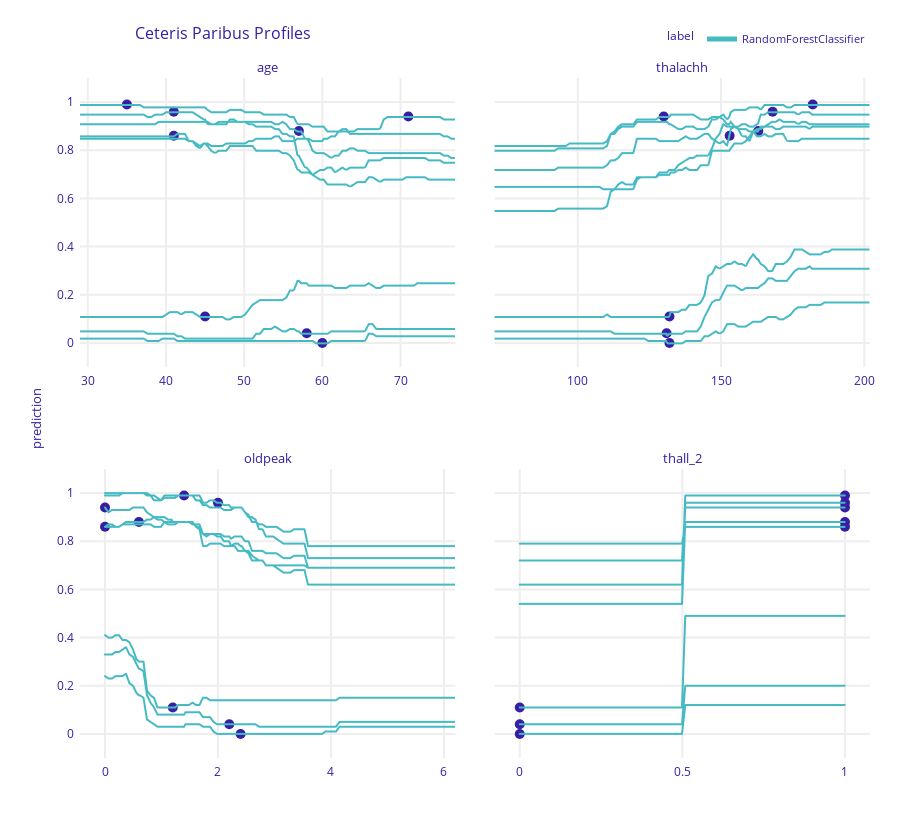

The cell this chart's notebook holds for it:
### Markdown cell above
## Ceteris Paribus

### Code cell
cp = explainer.predict_profile(new_observation=x.iloc[sample_ids])
fig = cp.plot(variables=["age", "thalachh", "oldpeak", "thall_2"], show=False)
fig.write_image("imgs/rf_cp.png")
fig.show()
